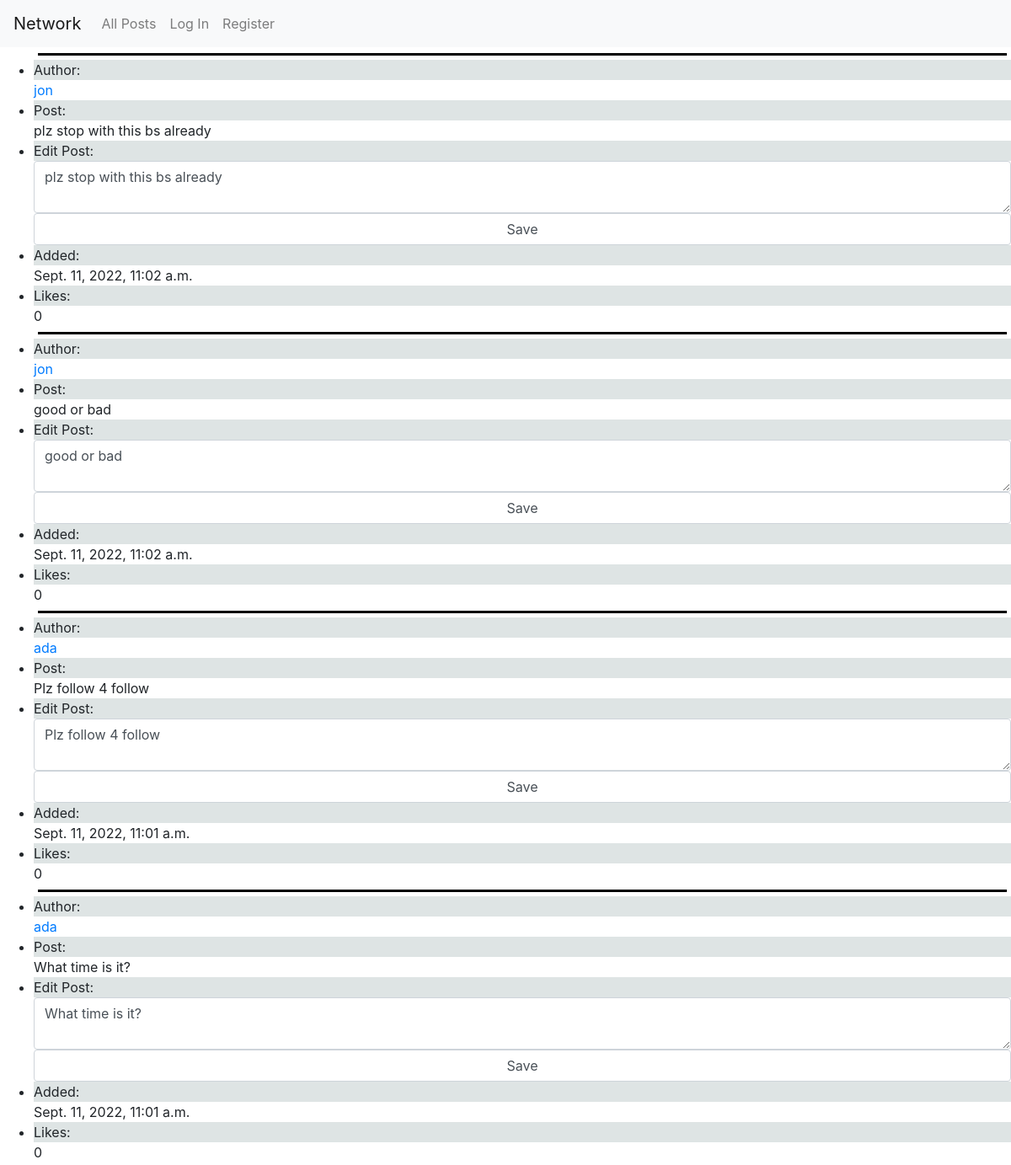
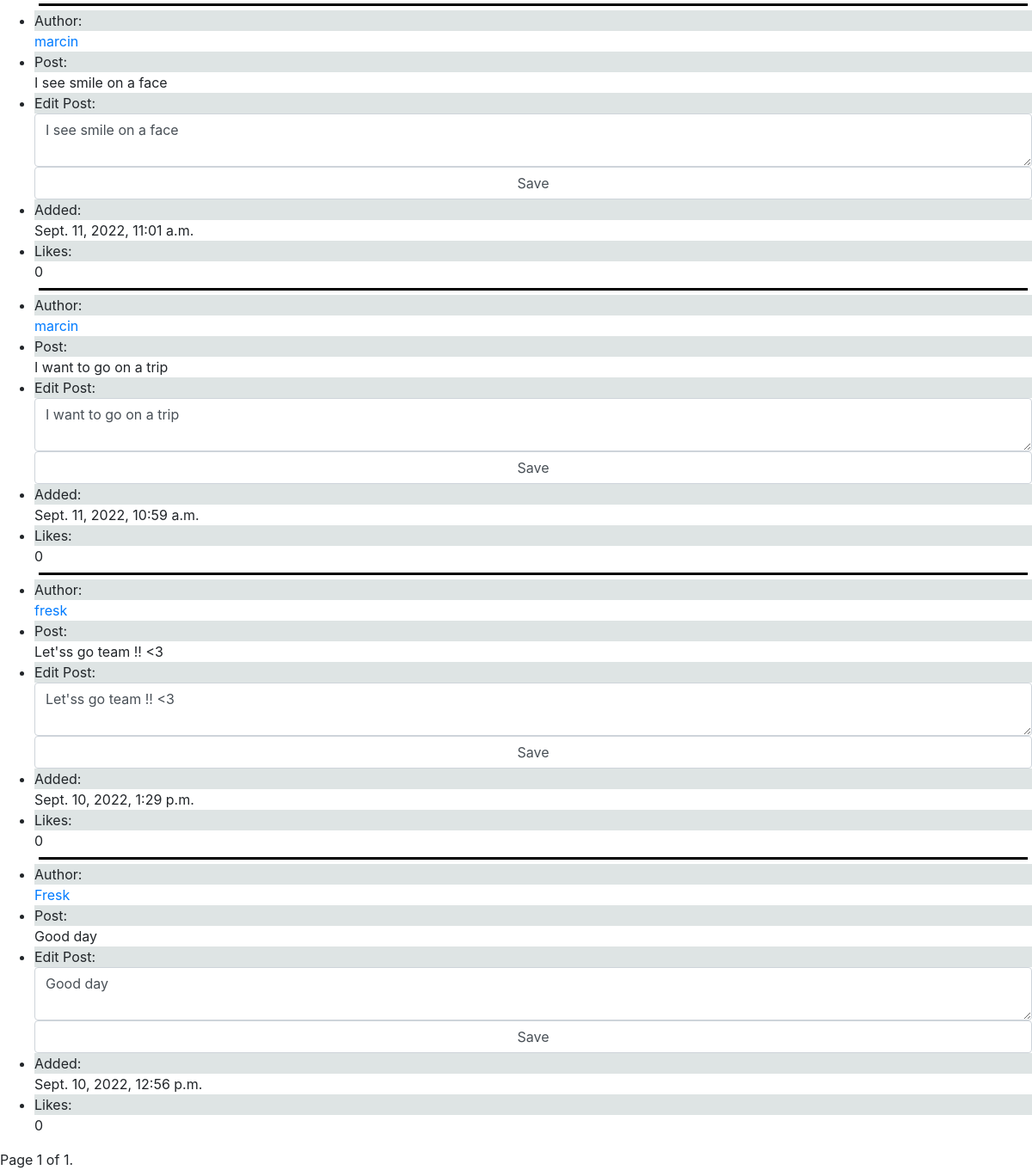
The app's page /, older data (2 pictures, top to bottom).
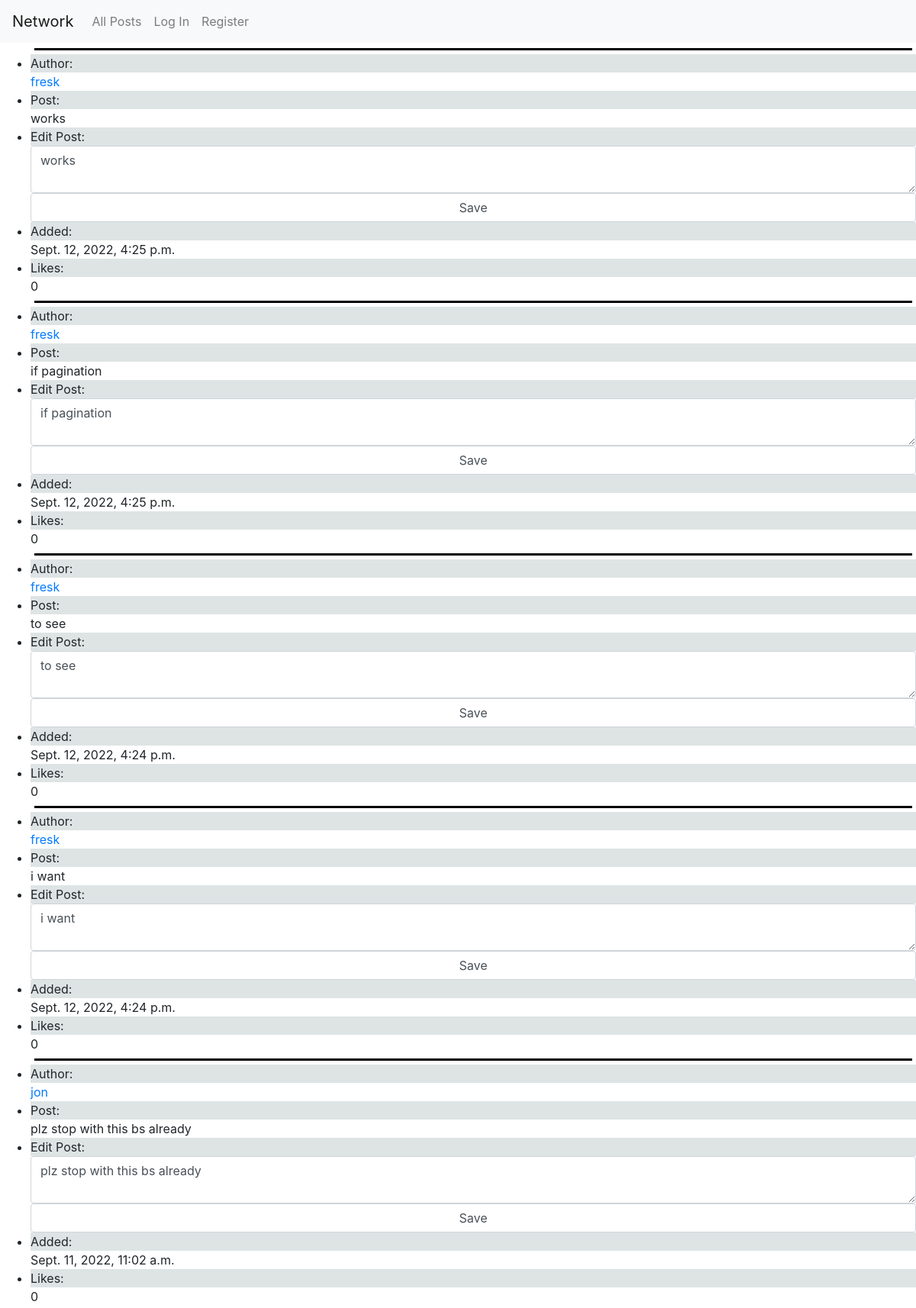
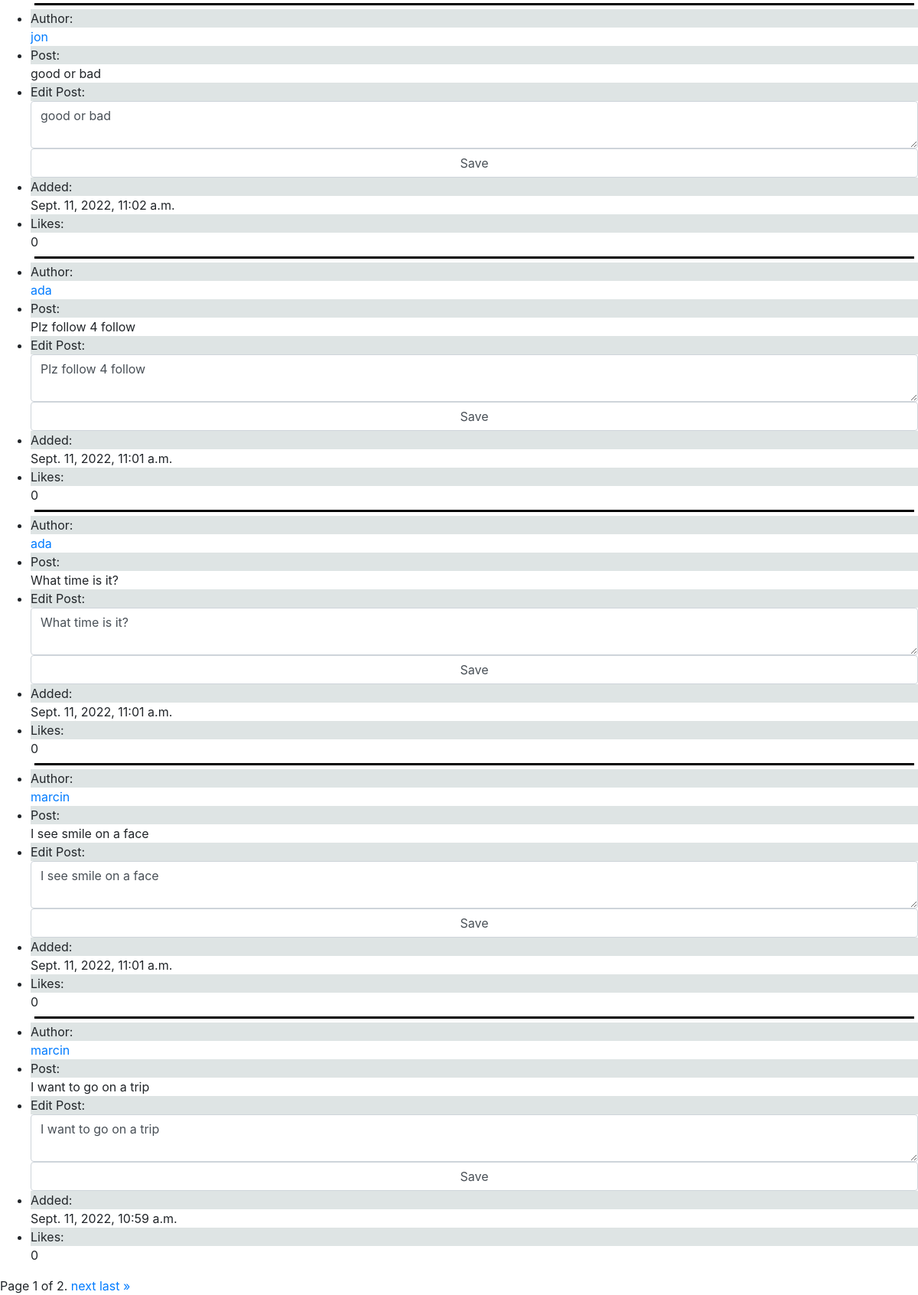
The same page, newer data (2 pictures, top to bottom).
### network/models.py (models this page shows, shortened)
class New_post(models.Model):
    poster = models.ForeignKey(User, on_delete=models.CASCADE, related_name="poster")
    post = models.TextField(max_length=500)
    date = models.DateTimeField(auto_now=True)
    likes = models.IntegerField(default=0)

class User(AbstractUser):
    followers_number = models.IntegerField(default=0)
    following_number = models.IntegerField(default=0)
    followers = models.ManyToManyField("self", blank=True, symmetrical=False, related_name="u_followers")
    following = models.ManyToManyField("self", blank=True,  symmetrical=False, related_name="u_following")

### network/views.py (the view)
# urls.py: path("", views.index, name="index"),
def index(request):
    posts = list(reversed(New_post.objects.all()))
    paginator = Paginator(posts, 10)
    page_number = request.GET.get('page')
    page_obj = paginator.get_page(page_number)
    return render(request, "network/index.html", {
        "page_obj": page_obj
    })

### network/templates/network/index.html (shortened to what this page needs)
{% extends "network/layout.html" %}
{% load static %}
{% block body %}
    <ul>
        {% for post in page_obj %}
            <div class="line"></div>
            <div>
                <li>
                    <div class="grey">Author:</div>
                    <a href="{% url 'profile' post.poster.id %}">{{ post.poster }}</a>
                </li>
                <div class="post">
                    <li>
                        <div class="grey">Post:</div>{{ post.post }}
                    </li>
                </div>
                <div class="edit">
                    <li>
                        <div class="grey">Edit Post:</div>
                        <form id="edit-post">
                            <textarea class="form-control">{{ post.post }}</textarea>
                            <input class="form-control" type="submit" value="Save" class="btn btn-primary"/>
                        </form>
                    </li>
                </div>
                <li><div class="grey">Added:</div>{{ post.date }}</li>
                <li><div class="grey">Likes:</div>{{ post.likes }}</li>
                {% empty %}
                <li>No current posts</li>
            </div>
            {% endfor %}
    </ul>
    <div class="pagination">
        <span class="step-links">
            <span class="current">
                Page {{ page_obj.number }} of {{ page_obj.paginator.num_pages }}.
            </span>
            {% if page_obj.has_next %}
                <a href="?page={{ page_obj.next_page_number }}">next</a>
                <a href="?page={{ page_obj.paginator.num_pages }}">last &raquo;</a>
            {% endif %}
        </span>
    </div>
{% endblock %}

Row changes from the older to the newer data that the page shows:
no longer on this page (row unchanged): New_post: poster "fresk", post "Let'ss go team !! <3", date "Sept. 10, 2022, 1:29 p.m.", likes "0"
no longer on this page (row unchanged): New_post: poster "Fresk", post "Good day", date "Sept. 10, 2022, 12:56 p.m.", likes "0"
added New_post: poster "fresk", post "works", date "Sept. 12, 2022, 4:25 p.m.", likes "0"
added New_post: poster "fresk", post "if pagination", date "Sept. 12, 2022, 4:25 p.m.", likes "0"
added New_post: poster "fresk", post "to see", date "Sept. 12, 2022, 4:24 p.m.", likes "0"
added New_post: poster "fresk", post "i want", date "Sept. 12, 2022, 4:24 p.m.", likes "0"
Text that changed along with them:
{{ page_obj.paginator.num_pages }}: "1" → "2"
text now shown: "next last »"
